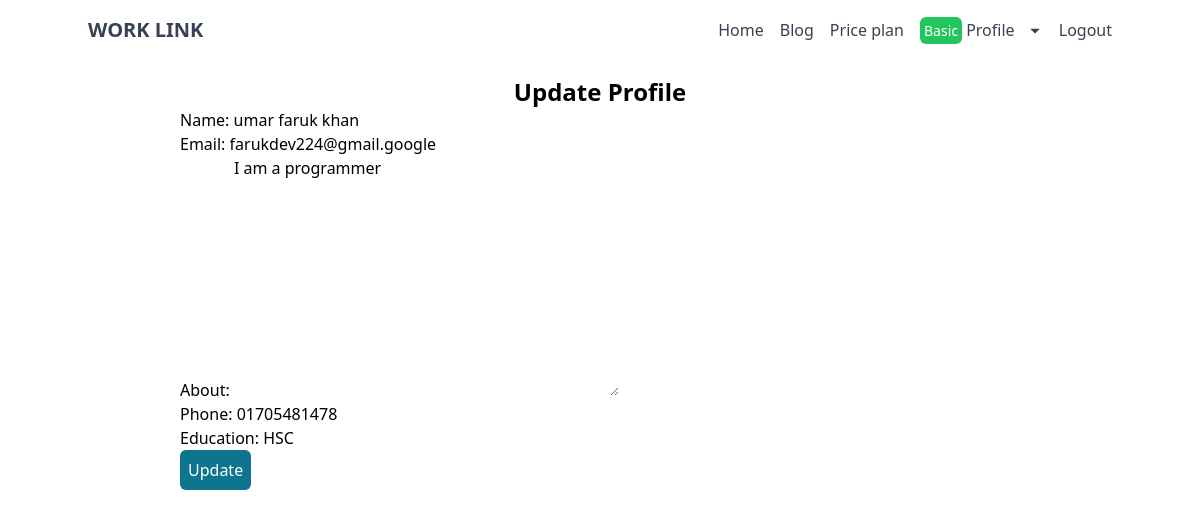
The app's page /update_profile/2 (signed in) with its own data.
### price_plan/models.py (models this page shows)
class PricePlanModel(models.Model):
   user = models.OneToOneField(User, on_delete=models.CASCADE)
   plan = models.CharField(max_length=10)
   def __str__(self):
       return self.plan

### candidate/models.py (models this page shows, shortened)
class CandidateModel(models.Model):
    user = models.OneToOneField(User, on_delete=models.CASCADE)
    name = models.CharField(max_length=40)
    email = models.EmailField(max_length=70, unique=True)
    about = models.TextField(max_length=150)
    phone = models.CharField(max_length=20)
    education = models.CharField(max_length=50, default=None)

### candidate/views.py (the view)
# urls.py: path('update_profile/<int:pk>', views.UpdateProfile.as_view(), name='update_profile'),
class UpdateProfile(UpdateView):
    template_name = 'candidate/update_profile.html'
    model = CandidateModel
    form_class = CandidateModelForm
    success_url = reverse_lazy('profile')

### candidate/forms.py
class CandidateModelForm(forms.ModelForm):
    class Meta:
        model = CandidateModel
        fields = ['name', 'email', 'about', 'phone', 'education']

### accounts/context_processors.py (called while the page is built)
def register_info(request):
    if not isinstance(request.user, AnonymousUser):
        try:
            register_info = RegisterInfoModel.objects.get(user=request.user)
        except RegisterInfoModel.DoesNotExist:
            register_info = None
        return {'register_info': register_info}
    else:
        return {'register_info': None}

### price_plan/context_processors.py (called while the page is built)
def payment_info(request):
    try:
        payment_info = PricePlanModel.objects.get(user = request.user)
    except:
        payment_info = None
    return {'payment_info': payment_info}

### candidate/templates/candidate/update_profile.html (shortened to what this page needs)
{% extends "base.html" %}
{% load crispy_forms_tags %}
{% load tailwind_filters%}
{% block content %}
    <div class="w-[70%] mx-auto mt-4">
        <h3 class="font-bold text-2xl text-center">Update Profile</h3>
        <form action="" method="post">
            {{form|crispy}}
            <input type="submit" value="Update" class="bg-cyan-700 text-white p-2 rounded-md">
        </form>
    </div>
{% endblock content %}

### core/templates/base.html (shortened to what this page needs)
<!DOCTYPE html>
{% load static %}
<html lang="en">
<head >
   <script src="https://cdn.tailwindcss.com"></script>
</head>
<body>
    <nav class="p-4">
      <div class="container mx-auto flex justify-between items-center">
        <a href="{% url 'home' %}" class="text-gray-700 font-bold text-xl">WORK LINK</a> <div class="hidden md:flex space-x-4">
          <a href="{% url 'home' %}" class="text-gray-700">Home</a>
            <a href="" class="text-gray-700">Blog</a>
            <a href="{% url 'price_plan' %}" class="text-gray-700">Price plan</a>
            {% if register_info.candidate %}
             <div class="relative group">
                <button class="text-gray-700 focus:outline-none">
                  {% if payment_info.plan == 'Basic' %}
                    <span class="bg-green-500 text-white text-sm p-1 rounded-md">{{payment_info}}</span>
                  {% elif payment_info.plan == 'Premium' %}
                    <span class="bg-amber-500 text-white text-sm p-1 rounded-md">{{payment_info}}</span>
                  {% else %}
                    <span class="bg-gray-500 text-white text-sm p-1 rounded-md">Free</span>
                  {% endif %}
                   Profile
                    <svg class="w-4 h-4 inline-block ml-2 fill-current" xmlns="http://www.w3.org/2000/svg" viewBox="0 0 20 20">
                        <path d="M10 12l-6-6h12z" />
                    </svg>
                </button>
            </div>
            {% else %}
              {% if request.user.is_authenticated %}
                <a href="{% url 'job_post' %}" class="text-gray-700">Dashboard</a>
              {% endif %}
            {% endif %}
            {% if not request.user.is_authenticated %}
              <a href="{% url 'signup' %}" class="text-gray-700">Signup</a>
              <a href="{% url 'login' %}" class="text-gray-700">Login</a>
            {% else %}
              <a href="{% url 'logout' %}" class="text-gray-700">Logout</a>
            {% endif %}
        </div>
      </div>
    </nav>
    {% block content %}{% endblock content %}
</body>
</html>

### records on screen
PricePlanModel: plan "Basic"
CandidateModel: name "umar faruk khan", email "farukdev224@gmail.google", about "I am a programmer", phone "01705481478", education "HSC"
